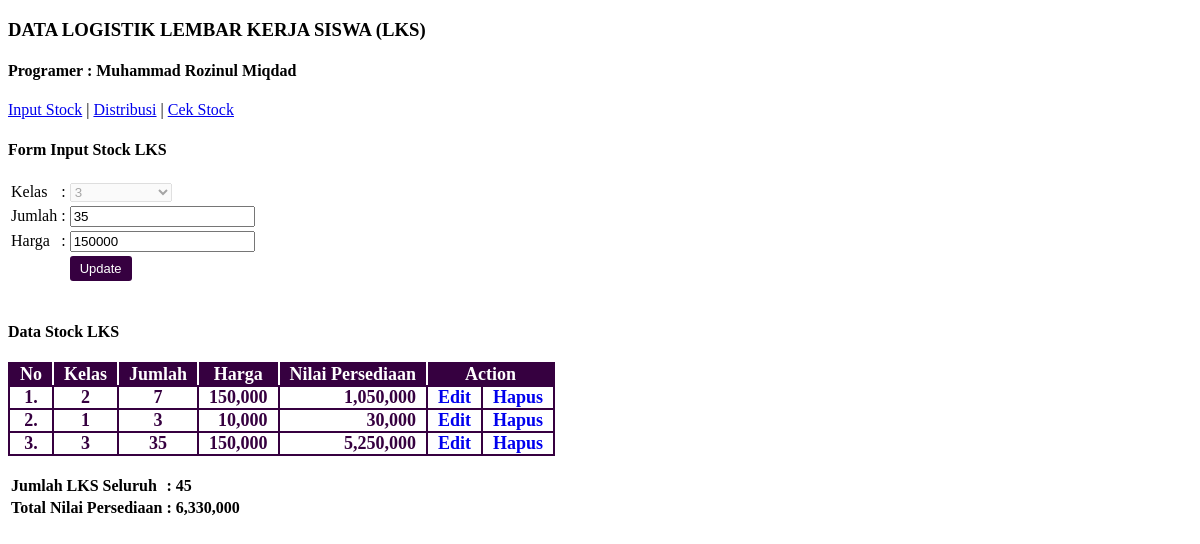
The page /input_stok.php?edit&id=5 on the database its author committed.
### tables this page shows
CREATE TABLE `tb_stock` (
  `IndexStock` int(11) NOT NULL AUTO_INCREMENT,
  `Kelas` int(3) DEFAULT NULL,
  `Jumlah` int(11) DEFAULT NULL,
  `Harga` int(11) DEFAULT NULL,
  `NilaiPersediaan` int(11) DEFAULT NULL,
  PRIMARY KEY (`IndexStock`)
);

### input_stok.php (the view, shortened to what this page needs)
<?php
    include('koneksi.php');
    if(isset($_GET['edit'])){
        $id = $_GET['id'];
        $result = mysqli_query($mysqli, "SELECT * FROM tb_stock WHERE IndexStock=$id");
        while($data = mysqli_fetch_array($result))
        {
            $kelas = $data['Kelas'];
            $jumlah = $data['Jumlah'];
            $harga = $data['Harga'];
        }
    }
?>
<!DOCTYPE html>
<html>
    <head>
        <link rel="stylesheet" href="style.css">
    </head>
    <body>
        <h3 class="h">DATA LOGISTIK LEMBAR KERJA SISWA (LKS)</h3>
        <h4>Programer : Muhammad Rozinul Miqdad</h4>
        <p><a href="input_stok.php">Input Stock</a> | <a href="distribusi.php">Distribusi</a> | <a href="cek_stok.php">Cek Stock</a></p>
        <h4>Form Input Stock LKS</h4>
        <form method="post">
            <table class="tb">
                <tr>
                    <td>Kelas</td>
                    <td> :</td>
                    <td>
                        <select name="v_kelas" class="input" required="" <?php if(isset($_GET['edit'])){ echo 'disabled'; }?>>
                            <option value="3" <?php if(isset($_GET['edit'])){ if($kelas == 3){ echo 'selected';} }?>>3</option>
                        </select>
                    </td>
                </tr>
                <tr>
                    <td>Jumlah</td>
                    <td> :</td>
                    <td><input type="text" name="v_jumlah" class="input" required="" onkeypress="return event.charCode >= 48 && event.charCode <= 57" value="<?php if(isset($_GET['edit'])){echo $jumlah;}?>" ></td>
                </tr>
                <tr>
                    <td>Harga</td>
                    <td> :</td>
                    <td><input type="text" name="v_harga" class="input" required="" onkeypress="return event.charCode >= 48 && event.charCode <= 57" value="<?php if(isset($_GET['edit'])){echo $harga;}?>" ></td>
                </tr>
                <tr>
                    <td></td>
                    <td></td>
                    <td>
                        <?php if (isset($_GET['edit'])) { ?>
                        <input type="submit" name="update" value="Update" class="btn">
                        <?php }else{ ?>
                        <input type="submit" name="submit" value="Simpan" class="btn">
                        <?php }	 ?>
                    </td>
                </tr>
            </table>
        </form>
        <br>
        <h4>Data Stock LKS</h4>
        <table class="tb-cetak">
            <tr>
                <td class="td-a">No</td>
                <td class="td-a">Kelas</td>
                <td class="td-a">Jumlah</td>
                <td class="td-a">Harga</td>
                <td class="td-a">Nilai Persediaan</td>
                <td colspan="2" class="td-b">Action</td>
            </tr>
            <?php
                $no=1;
                $sql = mysqli_query($mysqli, "SELECT * FROM tb_stock");
                if(mysqli_num_rows($sql) > 0)
                {
                    while ($data = mysqli_fetch_array($sql)) {
            ?>
            <tr>
                <td class="td"><?php echo $no; ?>.</td>
                <td class="td"><?php echo $data['Kelas']; ?></td>
                <td class="td"><?php echo $data['Jumlah']; ?></td>
                <td class="td" align='right'><?php echo number_format($data['Harga']); ?></td>
                <td class="td" align='right'><?php echo number_format($data['NilaiPersediaan']); ?></td>
                    <td class="td">
                    <a href="?edit&id=<?php echo $data['IndexStock']; ?>" name="edit" style="text-decoration: none;">Edit
                </td>
                <td class="td" align="center">
                        <a href="?hapus&id=<?php echo $data['IndexStock']; ?>" onclick="return confirm('Apakah Anda yakin untuk menghapus data ini ?')" name="del" style="text-decoration: none;">Hapus
                </td>
            </tr>
            <?php
                    $no++;
                    }
                }
                else{
            ?>
                <tr>
                    <td class="td" colspan='6'>Belum Ada Data</td>
                </tr>
            <?php } ?>
        </table>
        <br>
        <table class="tb">
            <?php
                $resultLKS = mysqli_query($mysqli, 'SELECT SUM(Jumlah) AS JumlahLKS FROM tb_stock');
                $rowLKS = mysqli_fetch_assoc($resultLKS);
                $SumJumlahLKS = $rowLKS['JumlahLKS'];
                $resultPersediaan = mysqli_query($mysqli, 'SELECT SUM(NilaiPersediaan) AS NilaiPersediaan FROM tb_stock');
                $rowPersediaan = mysqli_fetch_assoc($resultPersediaan);
                $SumNilaiPersediaan = $rowPersediaan['NilaiPersediaan'];
            ?>
            <tr>
                <td><b>Jumlah LKS Seluruh</b></td>
                <td><b> : </b></td>
                <td><b><?php echo $SumJumlahLKS?></b></td>
            </tr>
            <tr>
                <td><b>Total Nilai Persediaan</b></td>
                <td><b> : </b></td>
                <td><b><?php echo number_format($SumNilaiPersediaan) ?></b></td>
            </tr>
        </table>
    </body>
</html>

### style.css (style rules this page uses)
body { font-family: calibri; }
.tb-cetak { font-weight: bold; font-size: 18px; border-collapse: collapse; background-color: #efeeef; text-align: center; }
.td-a { color: white; background-color: #360040; padding: 0px 10px; margin: 0; border: 2px; border-style: solid; border-color: #360040 #ffffff #360040 #360040; }
.td-b { color: white; background-color: #360040; padding: 0px 10px; margin: 0; border: 2px; border-style: solid; border-color: #360040 #360040 #360040 #ffffff; }
.td { color: #360040; background-color: #ffffff; padding: 0px 10px; margin: 0; border: 2px solid #360040; }
.btn { background-color: #360040; border: none; color: white; padding: 5px 10px; text-align: center; text-decoration: none; display: inline-block; font-size: 13px; border-radius: 3px; }

### rows shown on the page
tb_stock: v_kelas "3", v_jumlah "35", v_harga "150000", Kelas "3", Jumlah "35", Harga "150,000", NilaiPersediaan "5,250,000"
tb_stock: Kelas "2", Jumlah "7", Harga "150,000", NilaiPersediaan "1,050,000"
tb_stock: Kelas "1", Jumlah "3", Harga "10,000", NilaiPersediaan "30,000"

### other values the page prints
$SumJumlahLKS "45"
$SumNilaiPersediaan "6,330,000"
